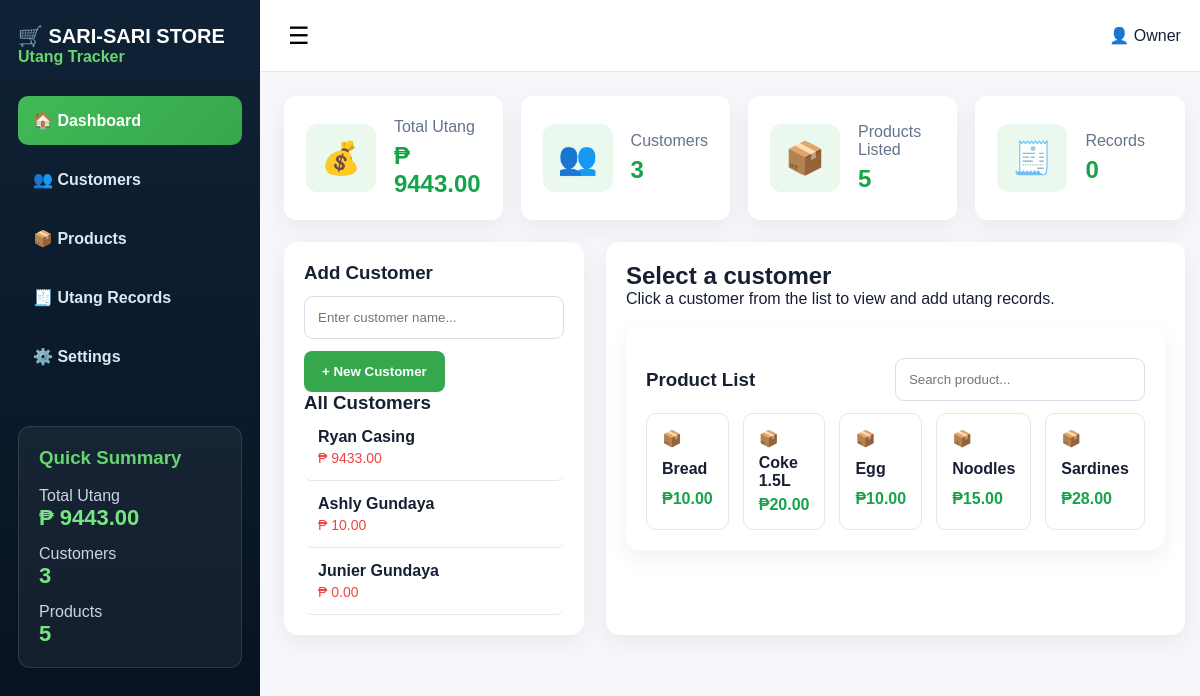
The page / on the database its author committed.
### tables this page shows
CREATE TABLE customers (
        id INTEGER PRIMARY KEY AUTOINCREMENT,
        name TEXT NOT NULL
    );

CREATE TABLE products (
        id INTEGER PRIMARY KEY AUTOINCREMENT,
        name TEXT NOT NULL,
        price REAL NOT NULL
    );

### app.py (the view)
@app.route("/")
def index():
    conn = get_db()
    cursor = conn.cursor()
    customers = get_customers_with_total(cursor)
    cursor.execute("SELECT * FROM products ORDER BY name")
    products = cursor.fetchall()
    cursor.execute("SELECT COALESCE(SUM(total), 0) FROM utang")
    total_utang = cursor.fetchone()[0]
    conn.close()
    return render_template(
        "index.html",
        customers=customers,
        products=products,
        selected_customer=None,
        utang_list=[],
        selected_total=0,
        total_utang=total_utang
    )

### app.py (called while the page is built)
def get_db():
    return sqlite3.connect("database.db")

def get_customers_with_total(cursor):
    cursor.execute("""
    SELECT customers.id, customers.name, COALESCE(SUM(utang.total), 0)
    FROM customers
    LEFT JOIN utang ON customers.id = utang.customer_id
    GROUP BY customers.id
    ORDER BY customers.id DESC
    """)
    return cursor.fetchall()

### templates/index.html (shortened to what this page needs)
<!DOCTYPE html>
<html lang="en">
<head>
  <link rel="stylesheet" href="{{ url_for('static', filename='style.css') }}">
</head>
<body>
<div class="app">
  <aside class="sidebar">
    <h2>🛒 SARI-SARI STORE</h2>
    <p>Utang Tracker</p>
    <nav>
      <a class="active">🏠 Dashboard</a>
      <a>👥 Customers</a>
      <a>📦 Products</a>
      <a>🧾 Utang Records</a>
      <a>⚙️ Settings</a>
    </nav>
    <div class="summary">
      <h3>Quick Summary</h3>
      <p>Total Utang</p>
      <strong>₱ {{ "%.2f"|format(total_utang) }}</strong>
      <p>Customers</p>
      <strong>{{ customers|length }}</strong>
      <p>Products</p>
      <strong>{{ products|length }}</strong>
    </div>
  </aside>
  <main class="main">
    <header class="topbar">
      <button>☰</button>
      <div>👤 Owner</div>
    </header>
    <section class="cards">
      <div class="stat">
        <span>💰</span>
        <div>
          <p>Total Utang</p>
          <h2>₱ {{ "%.2f"|format(total_utang) }}</h2>
        </div>
      </div>
      <div class="stat">
        <span>👥</span>
        <div>
          <p>Customers</p>
          <h2>{{ customers|length }}</h2>
        </div>
      </div>
      <div class="stat">
        <span>📦</span>
        <div>
          <p>Products Listed</p>
          <h2>{{ products|length }}</h2>
        </div>
      </div>
      <div class="stat">
        <span>🧾</span>
        <div>
          <p>Records</p>
          <h2>{{ utang_list|length }}</h2>
        </div>
      </div>
    </section>
    <section class="content-grid">
      <div class="customer-panel">
        <h3>Add Customer</h3>
        <form action="/add-customer" method="POST">
          <input type="text" name="name" placeholder="Enter customer name..." required>
          <button class="green-btn" type="submit">+ New Customer</button>
        </form>
        <h3>All Customers</h3>
        {% if customers %}
          {% for customer in customers %}
            <a href="/customer/{{ customer[0] }}"
               class="customer {% if selected_customer and selected_customer[0] == customer[0] %}active-customer{% endif %}">
              <strong>{{ customer[1] }}</strong>
              <span>₱ {{ "%.2f"|format(customer[2]) }}</span>
            </a>
          {% endfor %}
        {% else %}
          <p class="empty">No customers yet.</p>
        {% endif %}
      </div>
      <div class="details">
        {% if selected_customer %}
          <div class="details-head">
            <div>
              <h2>{{ selected_customer[1] }}</h2>
              <p>Total Utang: <b>₱ {{ "%.2f"|format(selected_total) }}</b></p>
            </div>
            <div class="actions">
              <button class="blue-btn">🖨 Print</button>
              <button class="yellow-btn">Mark as Paid</button>
            </div>
          </div>
          <table>
            <thead>
              <tr>
                <th>Date</th>
                <th>Item</th>
                <th>Qty</th>
                <th>Price</th>
                <th>Total</th>
                <th>Status</th>
                <th>Action</th>
              </tr>
            </thead>
            <tbody>
              {% if utang_list %}
                {% for u in utang_list %}
                  <tr>
                    <td>-</td>
                    <td>{{ u[2] }}</td>
                    <td>{{ u[3] }}</td>
                    <td>₱{{ "%.2f"|format(u[4]) }}</td>
                    <td>₱{{ "%.2f"|format(u[5]) }}</td>
                    <td><span class="badge unpaid">{{ u[6] }}</span></td>
                    <td>✏️ 🗑️ 🖨️</td>
                  </tr>
                {% endfor %}
              {% else %}
                <tr>
                  <td colspan="7">No utang records yet.</td>
                </tr>
              {% endif %}
            </tbody>
          </table>
          <div class="total-row">
            TOTAL UTANG: <strong>₱ {{ "%.2f"|format(selected_total) }}</strong>
          </div>
          <div class="form-card">
            <h3>Add New Utang</h3>
            <form action="/add-utang" method="POST">
              <input type="hidden" name="customer_id" value="{{ selected_customer[0] }}">
              <div class="form-grid">
                <select name="item_name" id="itemSelect" required>
                  <option value="">Select item...</option>
                  {% for product in products %}
                    <option value="{{ product[1] }}" data-price="{{ product[2] }}">
                      {{ product[1] }}
                    </option>
                  {% endfor %}
                </select>
                <input type="number" name="quantity" id="quantityInput" value="1" min="1" required>
                <input type="text" name="price" id="priceInput" placeholder="Price" readonly required>
                <input type="text" name="total" id="totalInput" placeholder="Total" readonly required>
                <button class="green-btn" type="submit">Save Utang</button>
              </div>
            </form>
            <small>* Total is computed automatically</small>
          </div>
        {% else %}
          <div class="empty-state">
            <h2>Select a customer</h2>
            <p>Click a customer from the list to view and add utang records.</p>
          </div>
        {% endif %}
        <div class="products">
          <div class="products-head">
            <h3>Product List</h3>
            <input type="text" placeholder="Search product...">
          </div>
          <div class="product-list">
            {% for product in products %}
              <div class="product">
                📦 <b>{{ product[1] }}</b>
                <span>₱{{ "%.2f"|format(product[2]) }}</span>
              </div>
            {% endfor %}
          </div>
        </div>
      </div>
    </section>
  </main>
</div>
</body>
</html>

### static/style.css (style rules this page uses)
* { margin: 0; padding: 0; box-sizing: border-box; font-family: Arial, sans-serif; }
body { background: #f5f7fb; color: #172033; }
.app { display: grid; grid-template-columns: 260px 1fr; min-height: 100vh; }
.sidebar { background: linear-gradient(180deg, #0f2235, #07111f); color: white; padding: 24px 18px; }
.sidebar h2 { font-size: 20px; }
.sidebar > p { color: #67d66f; margin-bottom: 30px; font-weight: bold; }
.sidebar nav { display: grid; gap: 10px; }
.sidebar nav a { padding: 15px; border-radius: 10px; color: #dce7f3; font-weight: bold; }
.sidebar nav a.active, .sidebar nav a:hover { background: linear-gradient(135deg, #42b956, #35a84d); color: white; }
.summary { margin-top: 45px; padding: 20px; border: 1px solid rgba(255,255,255,0.12); border-radius: 12px; background: rgba(255,255,255,0.05); }
.summary h3 { color: #67d66f; margin-bottom: 18px; }
.summary p { color: #cbd5e1; margin-top: 14px; }
.summary strong { color: #75e681; font-size: 22px; }
.main { padding: 0 24px 24px; }
.topbar { height: 72px; background: white; margin: 0 -24px 24px; padding: 0 28px; display: flex; align-items: center; justify-content: space-between; border-bottom: 1px solid #e5e7eb; }
.topbar button { border: none; background: transparent; font-size: 24px; }
.cards { display: grid; grid-template-columns: repeat(4, 1fr); gap: 18px; margin-bottom: 22px; }
.stat { background: white; padding: 22px; border-radius: 12px; display: flex; gap: 18px; align-items: center; box-shadow: 0 8px 25px rgba(0,0,0,0.06); }
.stat span { font-size: 32px; background: #eaf8ed; padding: 15px; border-radius: 12px; }
.stat p { color: #64748b; }
.stat h2 { color: #16a34a; margin-top: 6px; }
.content-grid { display: grid; grid-template-columns: 300px 1fr; gap: 22px; }
.customer-panel, .details, .form-card, .products { background: white; border-radius: 14px; padding: 20px; box-shadow: 0 8px 25px rgba(0,0,0,0.06); }
.customer-panel input, .products-head input, select, .form-grid input { width: 100%; padding: 13px; border: 1px solid #d6dde8; border-radius: 9px; margin: 12px 0; }
.green-btn, .blue-btn, .yellow-btn { border: none; padding: 13px 18px; border-radius: 8px; font-weight: bold; cursor: pointer; }
.green-btn { background: #35a84d; color: white; }
.customer { padding: 14px; border-bottom: 1px solid #e5e7eb; }
.customer span { display: block; color: #ef4444; margin-top: 4px; }
.products { margin-top: 18px; }
.products-head { display: flex; justify-content: space-between; gap: 20px; align-items: center; }
.products-head input { max-width: 250px; }
.product-list { display: grid; grid-template-columns: repeat(5, 1fr); gap: 14px; }
.product { border: 1px solid #e5e7eb; padding: 15px; border-radius: 10px; display: grid; gap: 6px; }
.product span { color: #16a34a; font-weight: bold; }
.customer { display: block; text-decoration: none; color: inherit; padding: 14px; border-bottom: 1px solid #e5e7eb; border-radius: 8px; transition: 0.2s; }
.customer strong { display: block; font-weight: 600; }
.customer span { display: block; color: #ef4444; font-size: 14px; margin-top: 4px; }

### rows shown on the page
customers: name "Ryan Casing", customer "9433.00"
customers: name "Ashly Gundaya", customer "10.00"
customers: name "Junier Gundaya", customer "0.00"
products: name "Bread", price "10.00"
products: name "Coke 1.5L", price "20.00"
products: name "Egg", price "10.00"
products: name "Noodles", price "15.00"
products: name "Sardines", price "28.00"

### other values the page prints
{{ "%.2f"|format(total_utang) }} "9443.00"
{{ customers|length }} "3"
{{ products|length }} "5"
{{ utang_list|length }} "0"
